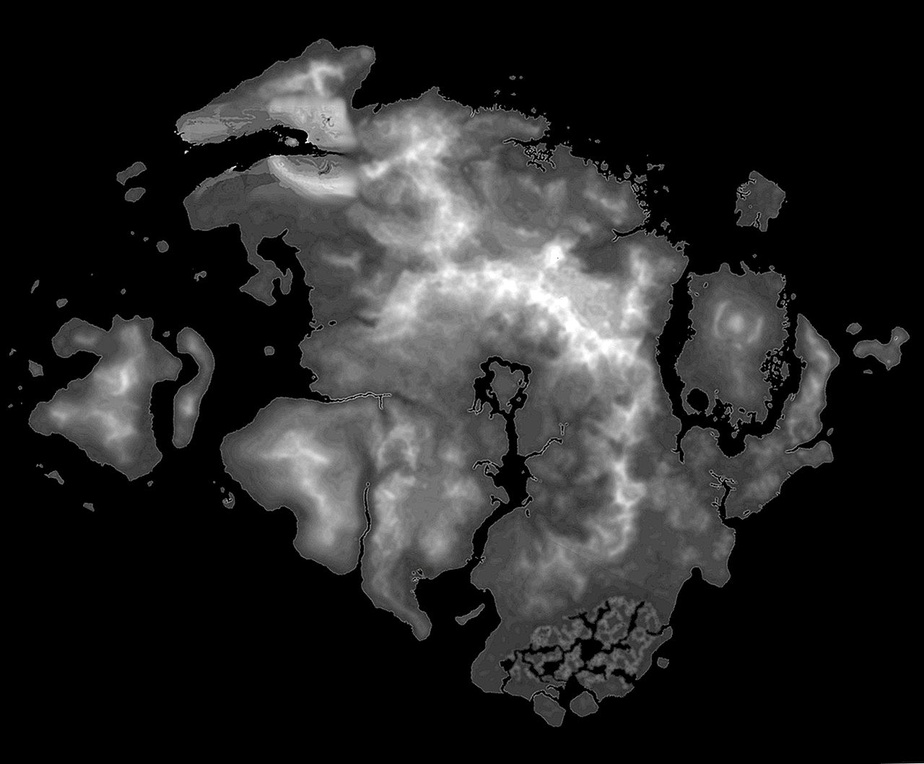
#> input picture shu_mo_gao_shou/模板代码汇总/2-优化-2/地形灰度图.jpg, 924 x 764 px, shrunk from 1280 x 1058 before the run, found by its file name
$ python '多目标线性优化用例3.py'
#> lines starting #> are read from the running program, lines starting #| are printed output that depends on the picture
import numpy as np
import matplotlib.pyplot as plt
from mpl_toolkits.mplot3d import Axes3D

# 读取灰度图像
gray_image = plt.imread(r"C:\Users\Administrator\Desktop\9.上课配套代码\2-优化-2\地形灰度图.jpg")
#> gray_image is the input picture: shape (764, 924, 3); mean R, G, B 39.1, 39.1, 39.1

# 转换为单通道的灰度图像
gray_image = gray_image[:, :, 0]
#> gray_image: shape (764, 924)

# 获取图像尺寸
height, width = gray_image.shape
#> height = 764; width = 924

# 构建坐标网格
x = np.linspace(0, width, width)
#> x = 924 values from 0 to 924
y = np.linspace(0, height, height)
#> y = 764 values from 0 to 764
X, Y = np.meshgrid(x, y)

# 构建地形数据
Z = gray_image

# 计算平均高度
average_height = np.mean(Z)
#> average_height = 39.12

# 绘制地形图
fig = plt.figure()
ax = fig.add_subplot(111, projection='3d')
ax.plot_surface(X, Y, Z, cmap='terrain')
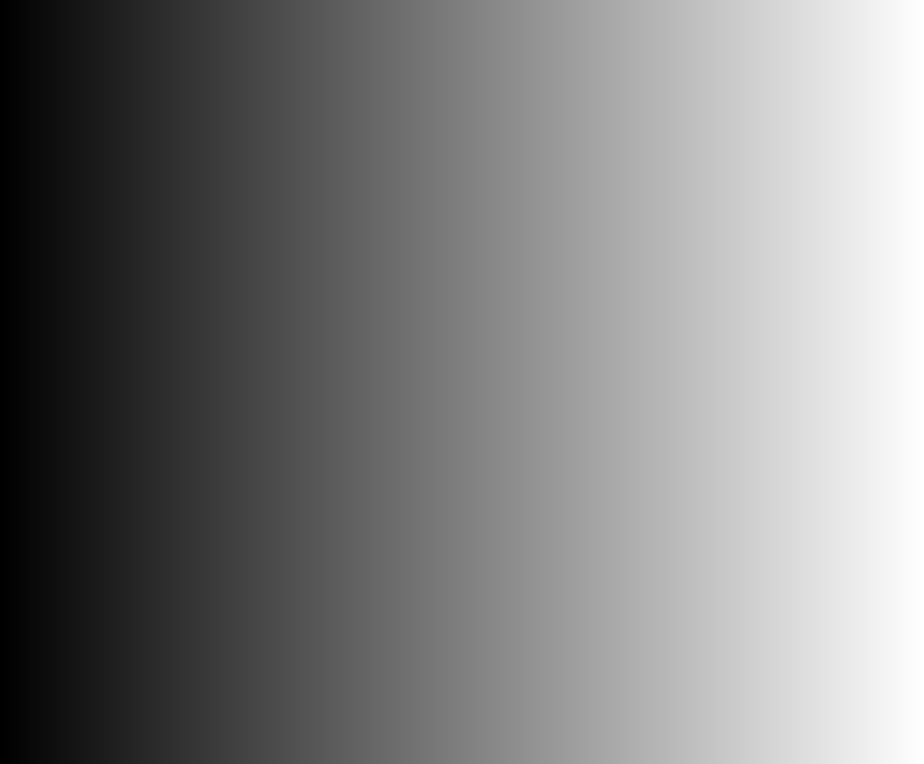
#> X: shape (764, 924) float64; min 0, max 924, mean 462; drawn with min black and max white

# 绘制浅红色平面
ax.plot_surface(X, Y, np.full_like(Z, average_height), color='lightcoral', alpha=0.5)

ax.set_xlabel('X')
ax.set_ylabel('Y')
ax.set_zlabel('Z')
ax.set_title('Terrain Modeling')

plt.show()
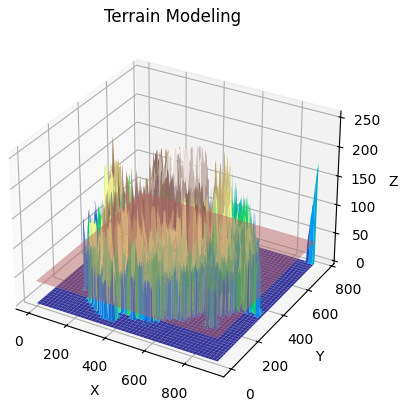
#> figure drawn by matplotlib, 1 panel
